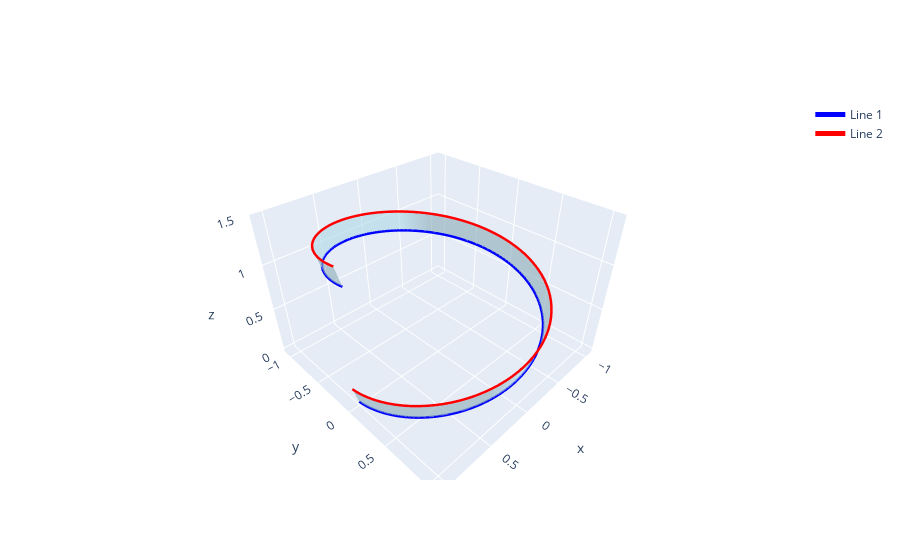

This figure's notebook cell:
### Code cell
# Example lines
t = np.linspace(0, 2*np.pi, 100)
line1 = np.column_stack((np.cos(t), np.sin(t), 0.2*t))
line2 = np.column_stack((1.05*np.cos(t), 1.05*np.sin(t), 0.2*t + 0.2))

# Make figure
fig = go.Figure()

fig.add_trace(connect_lines_mesh3d(line1, line2, color='lightblue', opacity=0.6))
fig.add_trace(go.Scatter3d(x=line1[:,0], y=line1[:,1], z=line1[:,2],
                           mode='lines', line=dict(color='blue', width=5), name='Line 1'))
fig.add_trace(go.Scatter3d(x=line2[:,0], y=line2[:,1], z=line2[:,2],
                           mode='lines', line=dict(color='red', width=5), name='Line 2'))

fig.update_layout(scene=dict(aspectmode='data'))
fig.show()
